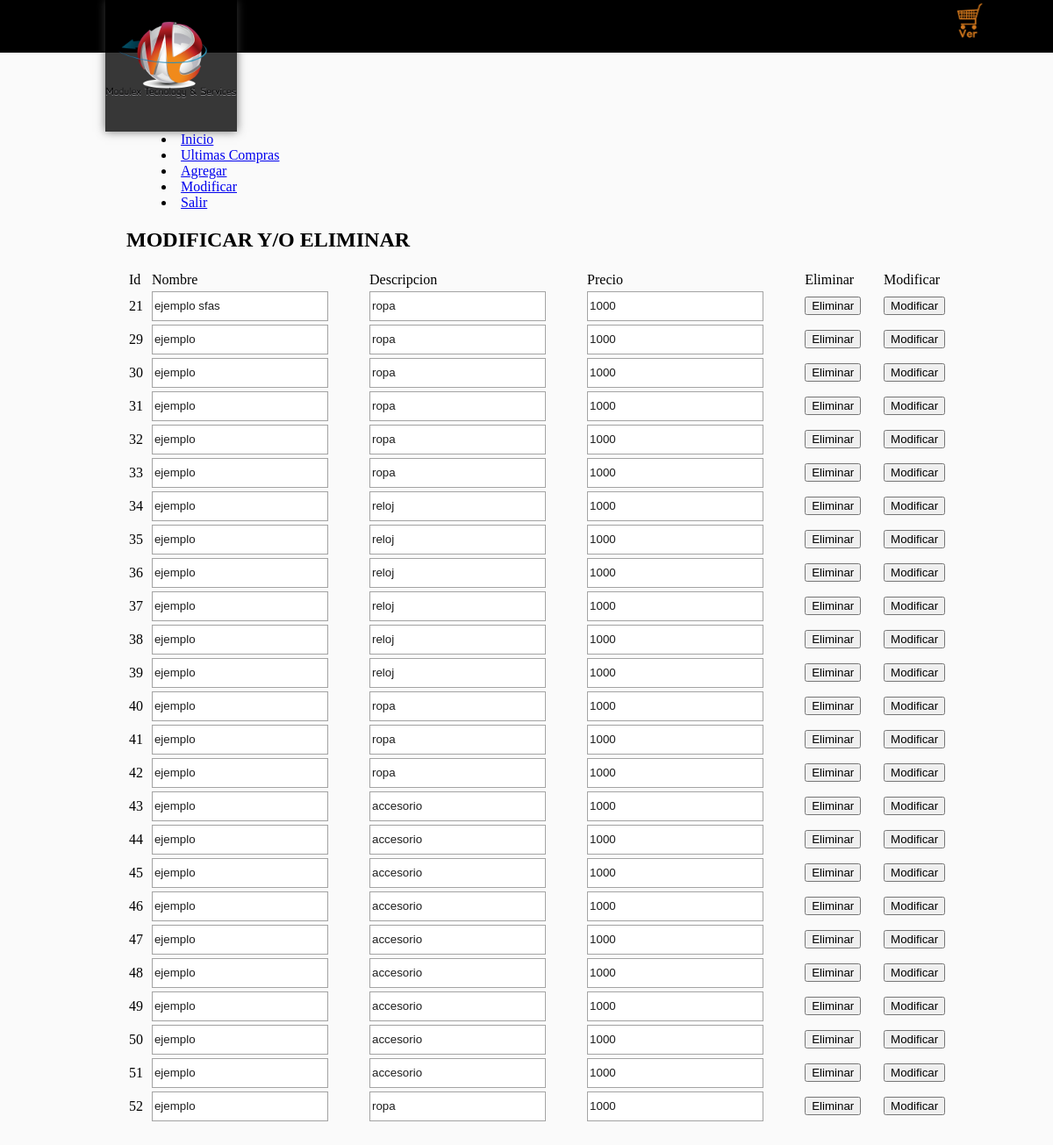
/admin/modificar.php (signed in), run on the app's committed database.
### tables this page shows
CREATE TABLE IF NOT EXISTS `productos` (
  `id` int(11) NOT NULL AUTO_INCREMENT,
  `nombre` text NOT NULL,
  `descripcion` text NOT NULL,
  `imagen` varchar(200) NOT NULL,
  `precio` double NOT NULL,
  `categoria` varchar(100) NOT NULL,
  PRIMARY KEY (`id`)
);

### admin/modificar.php (the view, shortened to what this page needs)
<!DOCTYPE html>
<html lang="es">
<head>
	<link rel="stylesheet" type="text/css" href="../css/estilos.css">
</head>
<body>
	<header>
		<img src="../imagenes/logo.png" id="logo">
		<a href="../carritodecompras.php" title="ver carrito de compras">
			<img src="../imagenes/carrito.png">
		</a>
	</header>
	<section>
		<nav class="menu2">
			<menu>
				<li><a href="../">Inicio</a></li>
				<li><a href="../admin.php">Ultimas Compras</a></li>
	    		<li><a href="./agregarproducto.php" >Agregar</a></li>
	    		<li><a href="./modificar.php" class="selected">Modificar</a></li>
	    		<li><a href="./login/cerrar.php">Salir</a></li>
			</menu>
		</nav>
		<h1>MODIFICAR Y/O ELIMINAR</h1>
		<table width="100%">
			<tr>
				<td>Id</td>
				<td>Nombre</td>
				<td>Descripcion</td>
				<td>Precio</td>
				<td>Eliminar</td>
				<td>Modificar</td>
			</tr>
		<?php
			$resultado=mysql_query("select * from productos");
			while($row=mysql_fetch_array($resultado)){
				echo '
				<tr>
					<td>
						<input type="hidden" value="'.$row[0].'">'.$row[0].'
						<input type="hidden" class="imagen" value="'.$row[3].'">
					</td>
					<td><input type="text" class="nombre" value="'.$row[1].'"></td>
					<td><input type="text" class="descripcion" value="'.$row[2].'"></td>
					<td><input type="text" class="precio" value="'.$row[4].'"></td>
					<td><button class="eliminar" data-id="'.$row[0].'">Eliminar</button></td>
					<td><button class="modificar" data-id="'.$row[0].'">Modificar</button></td>
				</tr>
				';
			}
		?>
	</table>
	</section>
</body>
</html>

### css/estilos.css (style rules this page uses)
html { padding: 0px; margin: 0px; }
body { background-color: #fafafa; padding: 0px; margin: 0px; }
header { width: 100%; height: 60px; background-color: #000000; color:white; }
header a { width: 50px; left: 90%; display: inline-block; vertical-align: top; position: fixed; z-index: 2; }
header a img { width: 100%; }
section { width: 80%; min-height: 500px; padding: 2%; margin:0 auto; margin-left: 10%; margin-top: 50px; }
#logo { width: 150px; height: 150px; display: inline-block; vertical-align: top; position:absolute; z-index: 2; left: 10%; -webkit-box-shadow: 0px 0px 10px rgba(74, 74, 74, 0.75); -moz-box-shadow: 0px 0px 10px rgba(74, 74, 74, 0.75); box-shadow: 0px 0px 10px rgba(74, 74, 74, 0.75); }
.selected:after { border-color : white transparent transparent transparent; transition : all .4s; }
input { width: 80%; height: 30px; border:1px solid #A3A3A3; color:#1e1e1e; }

### data on the page
productos: id "21", nombre "ejemplo sfas", descripcion "ropa", precio "1000"
productos: id "29", nombre "ejemplo", descripcion "ropa", precio "1000"
productos: id "30", nombre "ejemplo", descripcion "ropa", precio "1000"
productos: id "31", nombre "ejemplo", descripcion "ropa", precio "1000"
productos: id "32", nombre "ejemplo", descripcion "ropa", precio "1000"
productos: id "33", nombre "ejemplo", descripcion "ropa", precio "1000"
productos: id "34", nombre "ejemplo", descripcion "reloj", precio "1000"
productos: id "35", nombre "ejemplo", descripcion "reloj", precio "1000"
productos: id "36", nombre "ejemplo", descripcion "reloj", precio "1000"
productos: id "37", nombre "ejemplo", descripcion "reloj", precio "1000"
productos: id "38", nombre "ejemplo", descripcion "reloj", precio "1000"
productos: id "39", nombre "ejemplo", descripcion "reloj", precio "1000"
productos: id "40", nombre "ejemplo", descripcion "ropa", precio "1000"
productos: id "41", nombre "ejemplo", descripcion "ropa", precio "1000"
productos: id "42", nombre "ejemplo", descripcion "ropa", precio "1000"
productos: id "43", nombre "ejemplo", descripcion "accesorio", precio "1000"
productos: id "44", nombre "ejemplo", descripcion "accesorio", precio "1000"
productos: id "45", nombre "ejemplo", descripcion "accesorio", precio "1000"
productos: id "46", nombre "ejemplo", descripcion "accesorio", precio "1000"
productos: id "47", nombre "ejemplo", descripcion "accesorio", precio "1000"
productos: id "48", nombre "ejemplo", descripcion "accesorio", precio "1000"
productos: id "49", nombre "ejemplo", descripcion "accesorio", precio "1000"
productos: id "50", nombre "ejemplo", descripcion "accesorio", precio "1000"
productos: id "51", nombre "ejemplo", descripcion "accesorio", precio "1000"
productos: id "52", nombre "ejemplo", descripcion "ropa", precio "1000"
